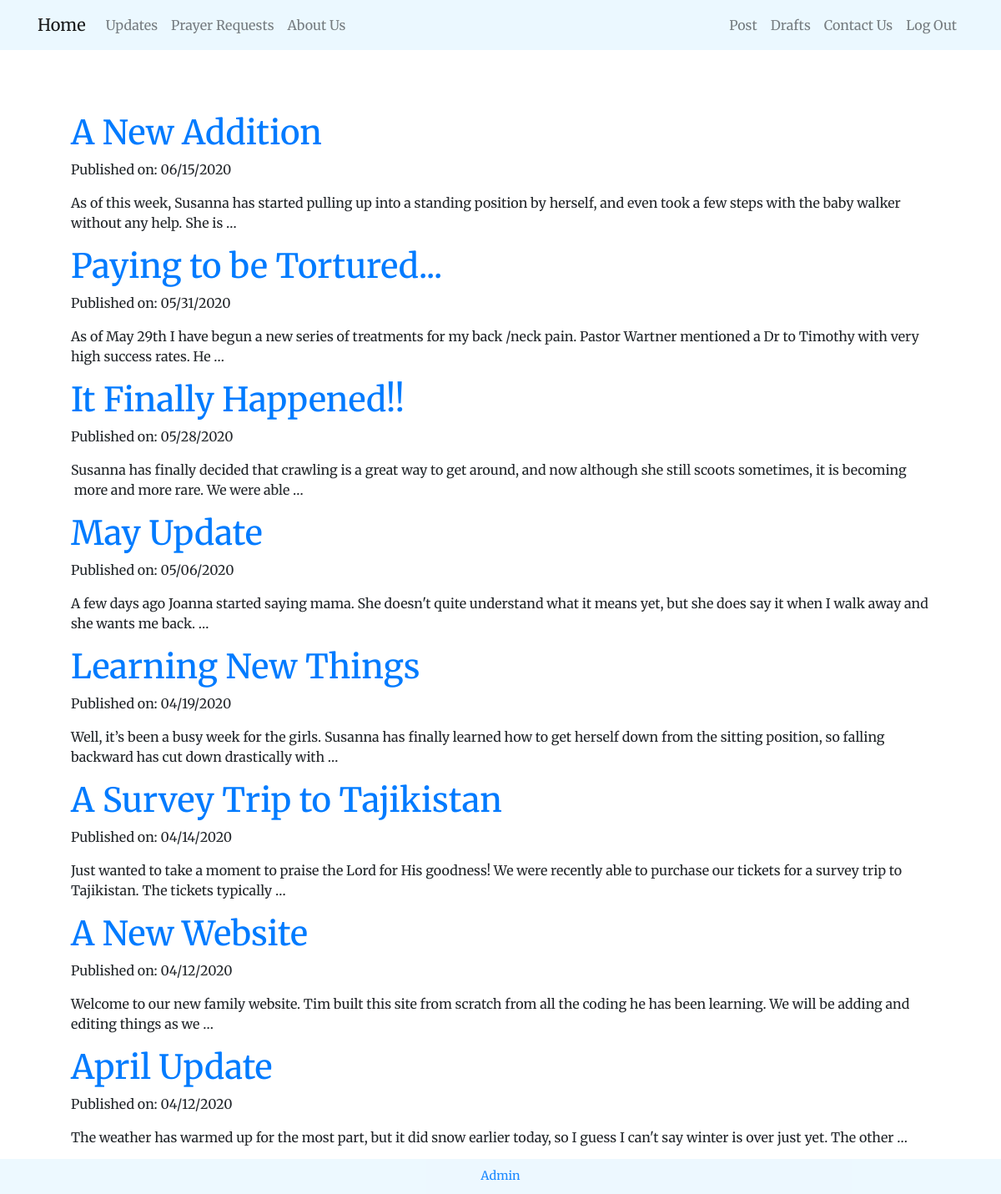
/update/ (signed in), run on the app's committed database.
### updates/models.py (models this page shows, shortened)
class Post(models.Model):
    author = models.CharField(max_length=100)
    title = models.CharField(max_length=200)
    text = models.TextField()
    created_date = models.DateTimeField(default=timezone.now)
    published_date = models.DateTimeField(blank=True,null=True)
    slug = models.SlugField(null=True)

### updates/views.py (the view)
# urls.py: path('',views.PostListView.as_view(),name='post_list'),
class PostListView(LoginRequiredMixin, ListView):
    model = Post
    def get_queryset(self):
        return Post.objects.filter(published_date__lte=timezone.now()).order_by('-published_date')

### updates/templates/updates/post_list.html
{% extends 'base.html'%}
{% block content %}
<div class="container postlist">
    {% for post in post_list %}
        <div class="post">
          <h1><a href="{% url 'updates:post_detail' pk=post.pk%}">{{ post.title }}</a></h1>
          <div class="date">
              <p>Published on: {{ post.published_date|date:'m/d/yy'}}</p>
              <p>{{post.text|safe|truncatewords:30}}</p>
          </div>
        </div>
    {% endfor %}
</div>
{% endblock %}

### updates/static/css/master.css (style rules this page uses)
body { font-family: 'Merriweather', serif; }
.imagebackground { background-image: url('media/mountian.jpg'); background-position: top; background-size: cover; background-repeat: repeat-x; }
.postlist { margin-top: 35px; }

### data on the page
Post: title "A New Addition", published_date "06/15/2020", text "As of this week, Susanna has started pulling up into a standing position by herself, and even took a few steps with the baby walker without any help. She is …"
Post: title "Paying to be Tortured...", published_date "05/31/2020", text "As of May 29th I have begun a new series of treatments for my back /neck pain. Pastor Wartner mentioned a Dr to Timothy with very high success rates. He …"
Post: title "It Finally Happened!!", published_date "05/28/2020", text "Susanna has finally decided that crawling is a great way to get around, and now although she still scoots sometimes, it is becoming more and more rare. We were able …"
Post: title "May Update", published_date "05/06/2020", text "A few days ago Joanna started saying mama. She doesn't quite understand what it means yet, but she does say it when I walk away and she wants me back. …"
Post: title "Learning New Things", published_date "04/19/2020", text "Well, it’s been a busy week for the girls. Susanna has finally learned how to get herself down from the sitting position, so falling backward has cut down drastically with …"
Post: title "A Survey Trip to Tajikistan", published_date "04/14/2020", text "Just wanted to take a moment to praise the Lord for His goodness! We were recently able to purchase our tickets for a survey trip to Tajikistan. The tickets typically …"
Post: title "A New Website", published_date "04/12/2020", text "Welcome to our new family website. Tim built this site from scratch from all the coding he has been learning. We will be adding and editing things as we …"
Post: title "April Update", published_date "04/12/2020", text "The weather has warmed up for the most part, but it did snow earlier today, so I guess I can't say winter is over just yet. The other …"
